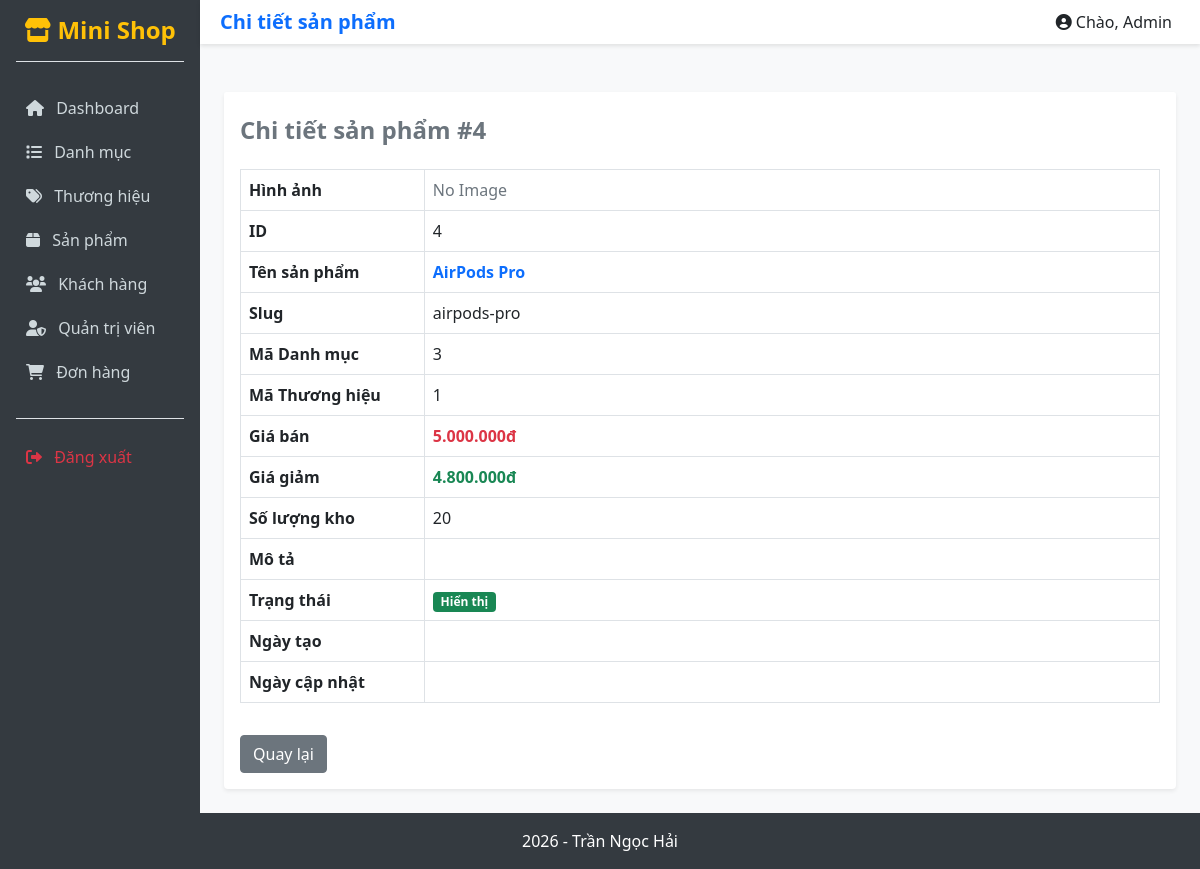
/views/admin/products/detail.php?id=4, run on the app's committed database.
### tables this page shows
CREATE TABLE `products` (
  `id` int(11) NOT NULL,
  `category_id` int(11) NOT NULL,
  `brand_id` int(11) NOT NULL,
  `proname` varchar(200) NOT NULL,
  `slug` varchar(150) DEFAULT NULL,
  `price` decimal(10,0) NOT NULL,
  `discount_price` decimal(10,0) NOT NULL,
  `quantity` int(11) DEFAULT 0,
  `image` varchar(255) DEFAULT NULL,
  `description` text DEFAULT NULL,
  `status` tinyint(1) DEFAULT 1,
  `created_at` datetime DEFAULT current_timestamp(),
  `updated_at` datetime DEFAULT current_timestamp() ON UPDATE current_timestamp()
);

### config/Database.php (called while the page is built, shortened)
<?php
class Database {
    protected string $host = "localhost";
    protected string $database = "tranngochai_database";
    protected string $username = "root";
    protected string $password = "";
    protected function connect(): void {
        try {
            $this->conn = new mysqli(
                $this->host,
                $this->username,
                $this->password,
                $this->database
            );
        } catch (Exception $e) {
            echo "Lỗi: " . $e->getMessage();
        }
    }
}
?>

### dao/ProductDAO.php (called while the page is built, shortened)
<?php
require_once __DIR__ . "/BaseDAO.php";
require_once __DIR__ . "/../models/Product.php";
class ProductDAO extends BaseDAO {
    public function findById(int $id) {
        try {
            $sql = "SELECT * FROM products WHERE id=?";
            $stmt = $this->prepare($sql);
            $stmt->bind_param("i", $id);
            $stmt->execute();
            $result = $stmt->get_result();
            if ($row = $result->fetch_assoc()) {
                $product = new Product((int)$row["category_id"], (int)$row["brand_id"], $row["proname"], $row["slug"], (float)$row["price"], (float)$row["discount_price"], (int)$row["quantity"], $row["image"], $row["description"], (int)$row["status"]);
                $product->id = $row["id"];
                return $product;
            }
        } catch (Exception $e) { throw $e; }
        return null;
    }
}
?>

### dao/BaseDAO.php (called while the page is built, shortened)
<?php
require_once __DIR__ . "/../config/Database.php";
class BaseDAO extends Database {
    protected function prepare(string $sql) {
        return $this->conn->prepare($sql);
    }
}
?>

### models/Product.php (called while the page is built, shortened)
<?php
class Product {
    public function __construct(int $categoryId = 0, int $brandId = 0, string $proname = "", string $slug = "", float $price = 0, float $discountPrice = 0, int $quantity = 0, ?string $image = null, ?string $description = null, int $status = 1) {
        $this->categoryId = $categoryId;
        $this->brandId = $brandId;
        $this->proname = $proname;
        $this->slug = $slug;
        $this->price = $price;
        $this->discountPrice = $discountPrice;
        $this->quantity = $quantity;
        $this->image = $image;
        $this->status = $status;
    }
}
?>

### views/admin/products/detail.php (the view, shortened to what this page needs)
<?php
require_once "../../../dao/ProductDAO.php";
$dao = new ProductDAO();
$id = $_GET['id'] ?? 0;
$product = $dao->findById($id);
?>
<div class="container mt-4">
    <div class="card shadow-sm border-0">
        <div class="card-header bg-white border-0 pt-4 pb-0">
            <h4 class="fw-bold text-secondary">Chi tiết sản phẩm #<?= $product->id ?></h4>
        </div>
        <div class="card-body">
            <table class="table table-bordered">
                <tr>
                    <th width="20%">Hình ảnh</th>
                    <td>
                        <?php if ($product->image != "") { ?>
                            <img src="/MiniShop_TranNgocHai/uploads/products/<?= $product->image ?>" class="img-thumbnail" width="150">
                        <?php } else { ?>
                            <span class="text-muted">No Image</span>
                        <?php } ?>
                    </td>
                </tr>
                <tr><th width="20%">ID</th><td><?= $product->id ?></td></tr>
                <tr><th>Tên sản phẩm</th><td class="text-primary fw-bold"><?= htmlspecialchars($product->proname) ?></td></tr>
                <tr><th>Slug</th><td><?= htmlspecialchars($product->slug) ?></td></tr>
                <tr><th>Mã Danh mục</th><td><?= $product->categoryId ?></td></tr>
                <tr><th>Mã Thương hiệu</th><td><?= $product->brandId ?></td></tr>
                <tr><th>Giá bán</th><td class="text-danger fw-bold"><?= number_format($product->price, 0, ',', '.') ?>đ</td></tr>
                <tr><th>Giá giảm</th><td class="text-success fw-bold"><?= number_format($product->discountPrice, 0, ',', '.') ?>đ</td></tr>
                <tr><th>Số lượng kho</th><td><?= $product->quantity ?></td></tr>
                <tr><th>Mô tả</th><td><?= nl2br(htmlspecialchars($product->description)) ?></td></tr>
                <tr><th>Trạng thái</th><td><?= $product->status == 1 ? '<span class="badge bg-success">Hiển thị</span>' : '<span class="badge bg-secondary">Ẩn</span>' ?></td></tr>
                <tr><th>Ngày tạo</th><td><?= $product->createdAt ?></td></tr>
                <tr><th>Ngày cập nhật</th><td><?= $product->updatedAt ?></td></tr>
            </table>
            <a href="index.php" class="btn btn-secondary mt-3">Quay lại</a>
        </div>
    </div>
</div>
<?php
include "../layouts/master.php";
?>

### assets/css/style.css (style rules this page uses)
body { background-color: #f8f9fa; }

### data on the page
products: id "4", proname "AirPods Pro", slug "airpods-pro", category "3", brand "1", price "5.000.000", discount_price "4.800.000", quantity "20"

### other printed values
$pageTitle "Chi tiết sản phẩm"
